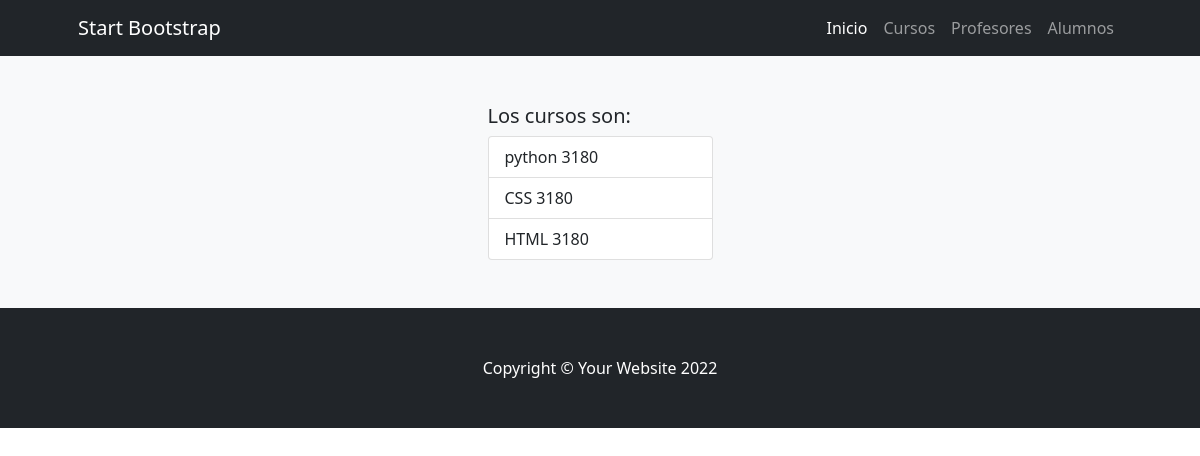
Page /appcye/cursos/ on the committed database.
### AppCursosyEventos/models.py (models this page shows)
class Cursos(models.Model):
    cursos = models.CharField(max_length= 30)
    comision = models.PositiveIntegerField()

### AppCursosyEventos/views.py (the view)
# urls.py: path('cursos/', cursos, name= "cursos"),
def cursos(request):
    cursos = Cursos.objects.all()[:3]
    return render(request,"CursosyEventosApp/cursos.html",{"cursos":cursos})

### AppCursosyEventos/templates/CursosyEventosApp/cursos.html (shortened to what this page needs)
{% extends 'CursosyEventosApp/base.html'%}
{%load static%}
{%block contenidoPagina%}
<section class="bg-light py-5">
    <div class="container px-5">
        <div class="row gx-5 justify-content-center">
            <div class="col-lg-3">
                <h5>Los cursos son: </h5>
                <ul class="list-group">
                    {% for curso in cursos %}
                        <li class="list-group-item d-flex justify-content-between align-items-start">
                            {{curso.cursos}}
                            {{curso.comision}}
                        </li>
                    {% endfor %}
                </ul>
            </div>
        </div>
    </div>
</section>
{%endblock%}

### rows in the picture
Cursos: cursos "python", comision "3180"
Cursos: cursos "CSS", comision "3180"
Cursos: cursos "HTML", comision "3180"
